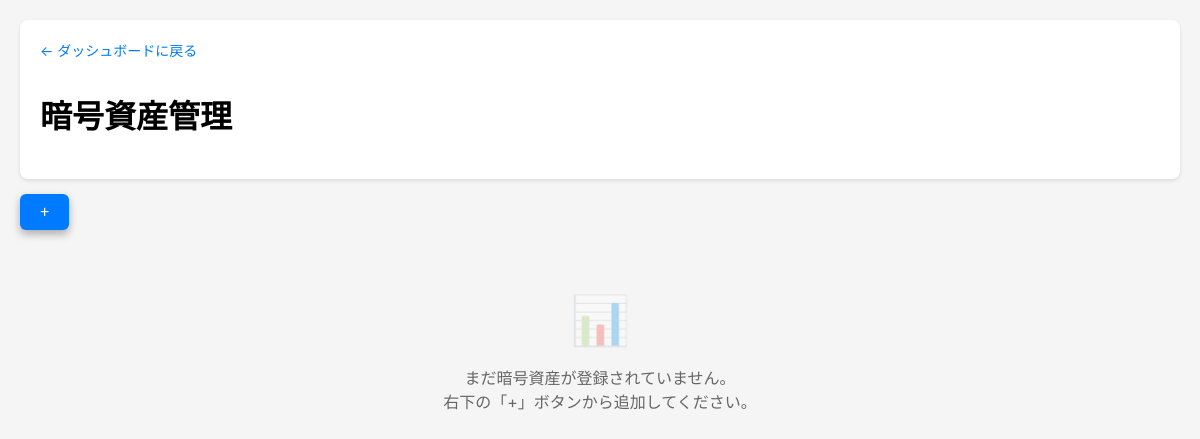
Before: /assets/crypto (signed in) with the older database file.
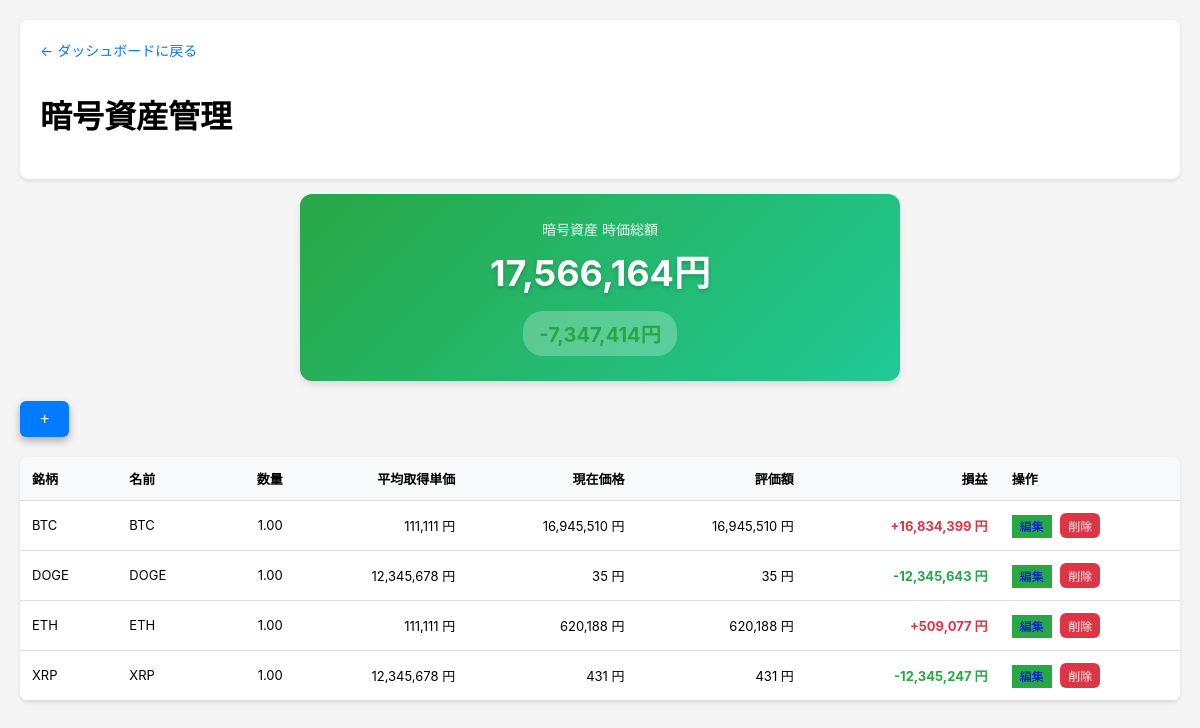
After: the same page with the newer database file.
### tables this page shows
CREATE TABLE assets (
        id INTEGER PRIMARY KEY AUTOINCREMENT,
        user_id INTEGER,
        asset_type TEXT NOT NULL,
        symbol TEXT NOT NULL,
        name TEXT,
        quantity REAL NOT NULL,
        price REAL DEFAULT 0,
        created_at TIMESTAMP DEFAULT CURRENT_TIMESTAMP, avg_price REAL DEFAULT 0, current_price REAL DEFAULT 0, total_cost REAL DEFAULT 0, acquisition_price REAL, avg_cost REAL DEFAULT 0,
        FOREIGN KEY (user_id) REFERENCES users (id)
    );

### app.py (the view)
@app.route('/assets/<asset_type>')
def manage_assets(asset_type):
    user = get_current_user()
    if not user:
        return redirect(url_for('login'))
    conn = get_db()
    c = conn.cursor()
    if USE_POSTGRES:
        c.execute('''SELECT * FROM assets WHERE user_id = %s AND asset_type = %s
                    ORDER BY symbol''', (user['id'], asset_type))
    else:
        c.execute('''SELECT * FROM assets WHERE user_id = ? AND asset_type = ?
                    ORDER BY symbol''', (user['id'], asset_type))
    assets = c.fetchall()
    conn.close()
    type_info = {
        'jp_stock': {'title': '日本株', 'symbol_label': '証券コード', 'quantity_label': '株数'},
        'us_stock': {'title': '米国株', 'symbol_label': 'シンボル', 'quantity_label': '株数'},
        'gold': {'title': '金 (Gold)', 'symbol_label': '種類', 'quantity_label': '重量(g)'},
        'cash': {'title': '現金', 'symbol_label': '項目名', 'quantity_label': '金額'},
        'crypto': {'title': '暗号資産', 'symbol_label': '銘柄', 'quantity_label': '数量'}
    }
    info = type_info.get(asset_type, type_info['jp_stock'])
    crypto_symbols = CRYPTO_SYMBOLS
    return render_template('manage_assets.html', assets=assets, asset_type=asset_type, info=info, crypto_symbols=crypto_symbols)

### app.py (called while the page is built)
def get_db():
    if USE_POSTGRES:
        conn = psycopg2.connect(DATABASE_URL, cursor_factory=RealDictCursor)
        return conn
    else:
        conn = sqlite3.connect('portfolio.db')
        conn.row_factory = sqlite3.Row
        return conn

def get_current_user():
    if 'user_id' not in session:
        return None
    conn = get_db()
    c = conn.cursor()
    if USE_POSTGRES:
        c.execute('SELECT * FROM users WHERE id = %s', (session['user_id'],))
    else:
        c.execute('SELECT * FROM users WHERE id = ?', (session['user_id'],))
    user = c.fetchone()
    conn.close()
    return user

### templates/manage_assets.html (shortened to what this page needs)
{% extends "base.html" %}
{% block content %}
<div class="header">
    <a href="{{ url_for('dashboard') }}" class="back-link">← ダッシュボードに戻る</a>
    <h1>{{ info.title }}管理</h1>
</div>
{% if assets %}
    {% set total_value = namespace(amount=0) %}
    {% set total_cost = namespace(amount=0) %}
    {% for asset in assets %}
        {% if asset_type != 'cash' %}
            {% set total_value.amount = total_value.amount + (asset.quantity * asset.price) %}
            {% set total_cost.amount = total_cost.amount + (asset.quantity * asset.avg_cost) %}
        {% endif %}
    {% endfor %}
    {% set total_profit = total_value.amount - total_cost.amount %}
    <div class="summary-card">
        <div class="summary-title">{{ info.title }} 時価総額</div>
        <div class="summary-value">
            {% if asset_type == 'us_stock' %}
                ${{ "{:,.2f}".format(total_value.amount) }}
            {% else %}
                {{ "{:,.0f}".format(total_value.amount) }}円
            {% endif %}
        </div>
        {% if asset_type != 'cash' %}
        <div class="summary-profit">
            <span class="{% if total_profit >= 0 %}profit-red{% else %}profit-green{% endif %}">
                {% if asset_type == 'us_stock' %}
                    ${{ "{:,.2f}".format(total_profit) }}
                {% else %}
                    {{ "{:,.0f}".format(total_profit) }}円
                {% endif %}
            </span>
        </div>
        {% endif %}
    </div>
{% endif %}
<button class="add-button" onclick="showAddForm()">+</button>
{% if assets %}
<table class="desktop-table">
    <thead>
        <tr>
            <th>{{ info.symbol_label }}</th>
            {% if asset_type not in ['cash'] %}<th>名前</th>{% endif %}
            <th class="text-right">{{ info.quantity_label }}</th>
            {% if asset_type not in ['cash'] %}
            <th class="text-right">平均取得単価</th>
            <th class="text-right">現在価格</th>
            <th class="text-right">評価額</th>
            <th class="text-right">損益</th>
            {% endif %}
            <th>操作</th>
        </tr>
    </thead>
    <tbody>
        {% for asset in assets %}
        <tr>
            <td>{{ asset.symbol }}</td>
            {% if asset_type not in ['cash'] %}<td>{{ asset.name or '-' }}</td>{% endif %}
            <td class="text-right">{{ "{:,.2f}".format(asset.quantity) }}</td>
            {% if asset_type not in ['cash'] %}
            <td class="text-right">
                {% if asset_type == 'us_stock' %}
                    ${{ "{:,.2f}".format(asset.avg_cost) }}
                {% else %}
                    {{ "{:,.0f}".format(asset.avg_cost) }} 円
                {% endif %}
            </td>
            <td class="text-right">
                {% if asset_type == 'us_stock' %}
                    ${{ "{:,.2f}".format(asset.price) }}
                {% else %}
                    {{ "{:,.0f}".format(asset.price) }} 円
                {% endif %}
            </td>
            <td class="text-right">
                {% if asset_type == 'us_stock' %}
                    ${{ "{:,.2f}".format(asset.quantity * asset.price) }}
                {% else %}
                    {{ "{:,.0f}".format(asset.quantity * asset.price) }} 円
                {% endif %}
            </td>
            <td class="text-right">
                {% set current_value = asset.quantity * asset.price %}
                {% set cost_value = asset.quantity * asset.avg_cost %}
                {% set profit = current_value - cost_value %}
                {% if profit >= 0 %}
                    <span class="profit-red">
                        {% if asset_type == 'us_stock' %}
                            +${{ "{:,.2f}".format(profit) }}
                        {% else %}
                            +{{ "{:,.0f}".format(profit) }} 円
                        {% endif %}
                    </span>
                {% else %}
                    <span class="profit-green">
                        {% if asset_type == 'us_stock' %}
                            ${{ "{:,.2f}".format(profit) }}
                        {% else %}
                            {{ "{:,.0f}".format(profit) }} 円
                        {% endif %}
                    </span>
                {% endif %}
            </td>
            {% endif %}
            <td>
                <a href="{{ url_for('edit_asset', asset_id=asset.id) }}" class="update-btn" style="text-decoration: none; padding: 4px 8px; font-size: 12px; margin-right: 5px;">編集</a>
                <form method="post" action="{{ url_for('delete_asset') }}" style="display: inline;">
                    <button type="submit" class="delete-btn" style="padding: 4px 8px; font-size: 12px;" onclick="return confirm('削除しますか？')">削除</button>
                </form>
            </td>
        </tr>
        {% endfor %}
    </tbody>
</table>
{% else %}
<div class="empty-state">
    <div class="empty-state-icon">📊</div>
    <p>まだ{{ info.title }}が登録されていません。<br>右下の「+」ボタンから追加してください。</p>
</div>
{% endif %}
{% endblock %}

### templates/base.html (shortened to what this page needs)
<!DOCTYPE html>
<html lang="ja">
<head>
</head>
<body>
    <div class="container">
        {% block content %}{% endblock %}
    </div>
</body>
</html>

### templates/base.html (style rules this page uses)
* { box-sizing: border-box; }
body { font-family: -apple-system, BlinkMacSystemFont, "Segoe UI", Roboto, "Helvetica Neue", Arial, sans-serif; margin: 0; padding: 10px; background: #f5f5f5; }
.container { max-width: 1200px; margin: 0 auto; }
.header { background: white; padding: 15px; border-radius: 8px; margin-bottom: 15px; box-shadow: 0 2px 4px rgba(0,0,0,0.1); }
.back-link { color: #007bff; text-decoration: none; font-size: 14px; display: inline-block; margin-bottom: 10px; }
button { padding: 10px 16px; background: #007bff; color: white; border: none; border-radius: 4px; cursor: pointer; font-size: 14px; width: 100%; }
.delete-btn { background: #dc3545; padding: 8px 12px; font-size: 13px; }
.update-btn { background: #28a745; }
table { width: 100%; border-collapse: collapse; background: white; border-radius: 8px; overflow: hidden; box-shadow: 0 2px 4px rgba(0,0,0,0.1); }
th, td { padding: 12px; text-align: left; border-bottom: 1px solid #ddd; font-size: 13px; }
th { background: #f8f9fa; font-weight: bold; }
.text-right { text-align: right; }
@media (min-width: 768px) { body { padding: 20px; } }
@media (min-width: 768px) { .header { padding: 20px; } }
@media (min-width: 768px) { button { width: auto; } }

### templates/manage_assets.html (style rules this page uses)
.profit-red { color: #dc3545; font-weight: bold; }
.profit-green { color: #28a745; font-weight: bold; }
.summary-card { background: linear-gradient(135deg, #28a745 0%, #20c997 100%); color: white; border-radius: 12px; padding: 25px; margin-bottom: 20px; box-shadow: 0 4px 6px rgba(0,0,0,0.1); text-align: center; }
.summary-title { font-size: 14px; opacity: 0.9; margin-bottom: 5px; }
.summary-value { font-size: 36px; font-weight: bold; margin-bottom: 15px; text-shadow: 0 2px 4px rgba(0,0,0,0.2); }
.summary-profit { font-size: 20px; font-weight: bold; padding: 8px 16px; background: rgba(255,255,255,0.25); border-radius: 20px; display: inline-block; color: white; }
.add-button { background: #007bff; color: white; border: none; border-radius: 50%; width: 56px; height: 56px; font-size: 32px; position: fixed; bottom: 20px; right: 20px; box-shadow: 0 4px 8px rgba(0,0,0,0.3); cursor: pointer; z-index: 1000; display: flex; align-items: center; justify-content: center; line-height: 1; }
.edit-btn, .delete-btn { flex: 1; padding: 10px; border-radius: 6px; text-align: center; text-decoration: none; font-size: 14px; border: none; cursor: pointer; font-weight: 500; }
.delete-btn { background: #dc3545; color: white; }
.desktop-table { display: none; }
@media (min-width: 1024px) { .desktop-table { display: table; } }
@media (min-width: 1024px) { .add-button { position: static; width: auto; height: auto; border-radius: 6px; padding: 10px 20px; font-size: 16px; margin-bottom: 20px; } }
@media (min-width: 1024px) { .summary-card { max-width: 600px; margin-left: auto; margin-right: auto; } }

Changed rows visible on the page:
added assets: symbol "BTC", name "BTC", quantity "1.00", avg_cost "111,111", price "16,945,510", asset.quantity*asset.price "16,945,510", profit "16,834,399"
added assets: symbol "DOGE", name "DOGE", quantity "1.00", avg_cost "12,345,678", price "35", asset.quantity*asset.price "35", profit "-12,345,643"
added assets: symbol "ETH", name "ETH", quantity "1.00", avg_cost "111,111", price "620,188", asset.quantity*asset.price "620,188", profit "509,077"
added assets: symbol "XRP", name "XRP", quantity "1.00", avg_cost "12,345,678", price "431", asset.quantity*asset.price "431", profit "-12,345,247"
Other visible differences:
{{ info.title }}: (not shown) → "暗号資産"
{{ "{:,.0f}".format(total_value.amount) }}: (not shown) → "17,566,164"
{{ "{:,.0f}".format(total_profit) }}: (not shown) → "-7,347,414"
{{ info.symbol_label }}: (not shown) → "銘柄"
{{ info.quantity_label }}: (not shown) → "数量"
{{ info.title }}: "暗号資産" → (not shown)
text no longer shown: "📊 まだ が登録されていません。 右下の「+」ボタンから追加してください。"
text now shown: "時価総額 円 円 名前 平均取得単価 現在価格 評価額 損益 操作"
